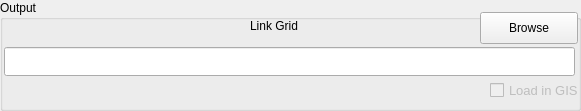
  <widget class="QGroupBox" name="groupBoxInput_2">
   <property name="geometry">
    <rect>
     <x>15</x>
     <y>184</y>
     <width>581</width>
     <height>111</height>
    </rect>
   </property>
   <property name="title">
    <string>Output</string>
   </property>
   <widget class="QLabel" name="textLabel1_2">
    <property name="geometry">
     <rect>
      <x>250</x>
      <y>10</y>
      <width>90</width>
      <height>31</height>
     </rect>
    </property>
    <property name="text">
     <string>Link Grid</string>
    </property>
   </widget>
   <widget class="QPushButton" name="pushButtonLinkGrids">
    <property name="geometry">
     <rect>
      <x>480</x>
      <y>12</y>
      <width>98</width>
      <height>32</height>
     </rect>
    </property>
    <property name="text">
     <string>Browse</string>
    </property>
    <property name="autoDefault">
     <bool>false</bool>
    </property>
   </widget>
   <widget class="QLineEdit" name="lineEditLinkGrids">
    <property name="geometry">
     <rect>
      <x>4</x>
      <y>47</y>
      <width>571</width>
      <height>29</height>
     </rect>
    </property>
    <property name="font">
     <font>
      <pointsize>14</pointsize>
      <weight>75</weight>
      <bold>true</bold>
     </font>
    </property>
   </widget>
   <widget class="QCheckBox" name="checkBoxLinkGrids">
    <property name="enabled">
     <bool>false</bool>
    </property>
    <property name="geometry">
     <rect>
      <x>490</x>
      <y>80</y>
      <width>91</width>
      <height>21</height>
     </rect>
    </property>
    <property name="font">
     <font>
      <family>Arial</family>
      <pointsize>10</pointsize>
      <weight>50</weight>
      <italic>false</italic>
      <bold>false</bold>
      <underline>false</underline>
      <strikeout>false</strikeout>
     </font>
    </property>
    <property name="text">
     <string>Load in GIS</string>
    </property>
    <property name="checkable">
     <bool>false</bool>
    </property>
    <property name="checked">
     <bool>false</bool>
    </property>
   </widget>
  </widget>
